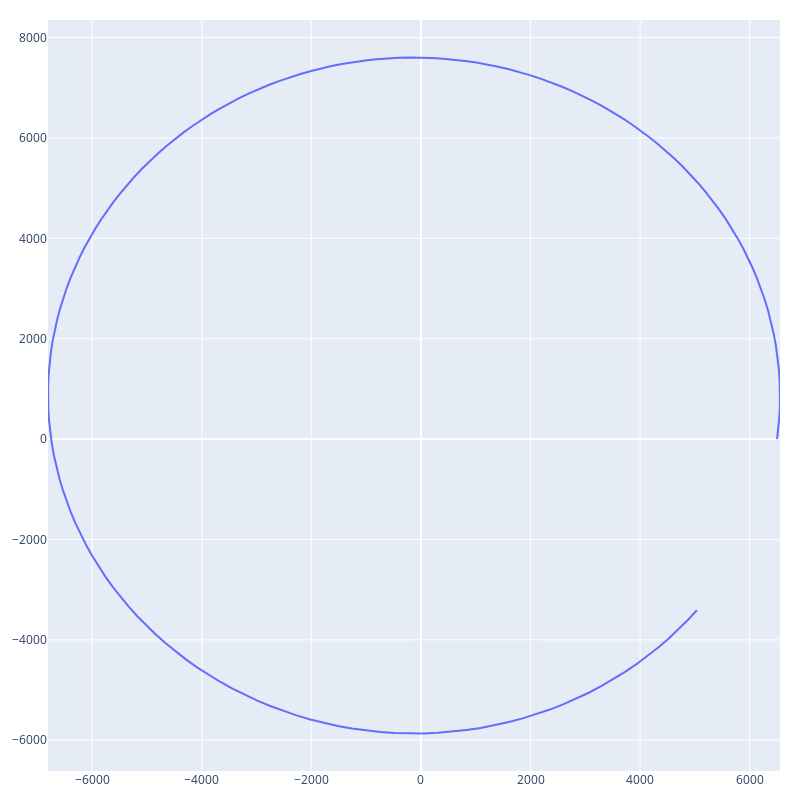

The cell this chart's notebook holds for it:
### Code cell
#read data from test output
output = np.loadtxt('output_test.txt')
ts = output[:,0]
Xs = output[:,1:4]
Vs = output[:,4:7]
H = output[:,7]


"""Plot topdown view"""
trace2d = go.Scatter(x=Xs[:,0],y=Xs[:,1],mode = 'lines')
fig2d = go.Figure(data=[trace2d])
fig2d.update_layout(
    #scene_aspectmode='data',
    showlegend=False,
    width = 800,
    height = 800,
    margin=dict(l=20, r=20, t=20, b=20))
fig2d.show()


# trace = go.Scatter3d(x=Xs[:,0],y=Xs[:,1],z=Xs[:,2],mode='lines',line=dict(color='red'))
# trace2 = plot_sphere(6378,res=30)
# fig = go.Figure(data=[trace, trace2])
# fig.update_coloraxes(showscale=False)
# fig.update_layout(
#     scene_aspectmode='data',
#     showlegend=False,
#     width = 800,
#     height = 800,
#     margin=dict(l=20, r=20, t=20, b=20)
# )
# fig.show()

### Figure 1 — Plotly figure (JSON) as saved in the notebook; plotly's stock layout.template omitted (floating-point values rounded to 4 significant figures; data arrays with more than 128 entries replaced by an {"elided": "..."} marker saying what was removed)
{"data": [{"mode": "lines", "type": "scatter", "x": {"elided": "169 float values"}, "y": {"elided": "169 float values"}}], "layout": {"height": 800, "margin": {"b": 20, "l": 20, "r": 20, "t": 20}, "showlegend": false, "width": 800}}
